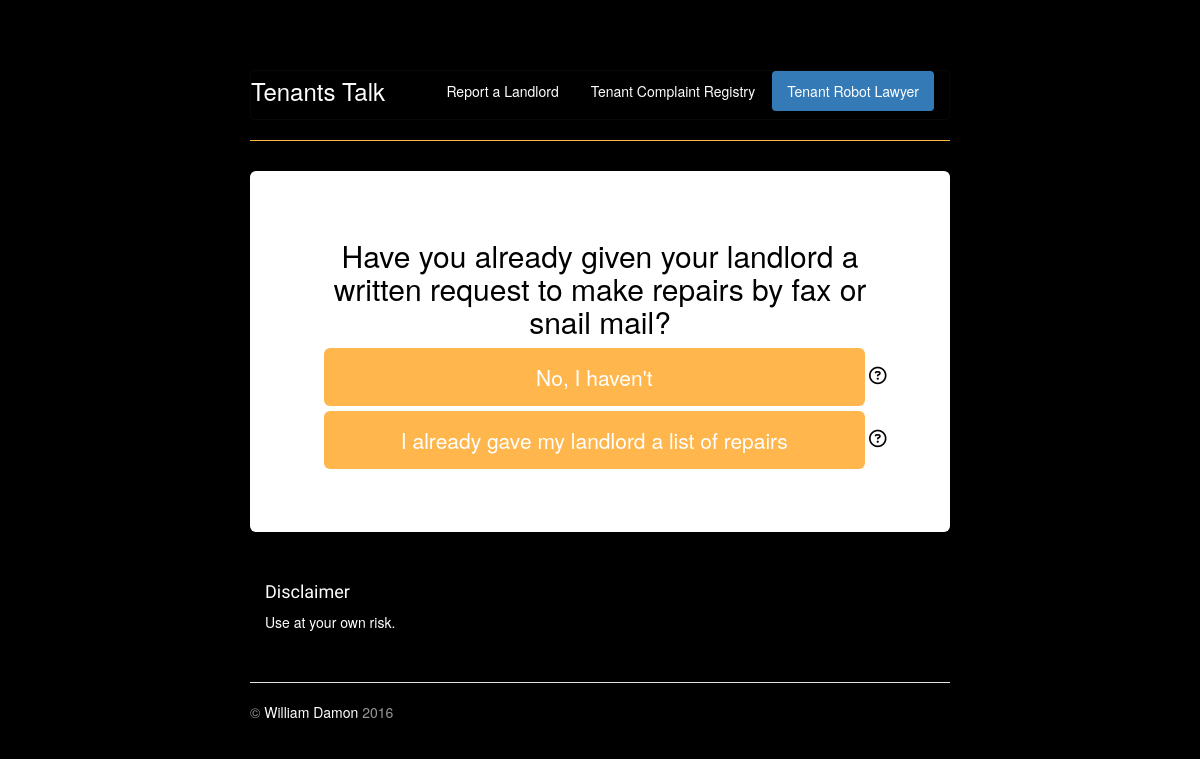
The app's page /contest/11/ with its own data.
### contest/models.py (models this page shows, shortened)
class Question(models.Model):
    question_text = models.CharField(max_length=100)
    name = models.CharField(max_length=100)

class Choice(models.Model):
    choice_text = models.CharField(max_length=100)
    question = models.ForeignKey(Question, on_delete=models.CASCADE, related_name='qs' )
    children = models.ForeignKey(Question, blank=True, null=True, on_delete=models.CASCADE, related_name='chi' )
    name = models.CharField(max_length=100)
    tooltip = models.CharField(max_length=500, blank=True, null=True)
    leaf = models.CharField(max_length=100, blank=True, null=True)

### contest/views.py (the view)
# urls.py: url(r'^(?P<question_id>[0-9]+)/$', views.question, name='question'),
def question(request, question_id):
    question = get_object_or_404(Question, pk=question_id)
    choices = Choice.objects.filter(question=question_id)
    context = {'choices': choices, 'question': question}
    return render(request, 'contest/question.html', context)

### contest/templates/contest/question.html (shortened to what this page needs)
{% extends 'contest/base.html' %}
{% block content %}
        <h2>{{ question.question_text }}</h2>
        <div class="form-check">
            <ul style="list-style: none; padding-left: 0px">
              {% for c in choices %}
              {% if not c.leaf  %}
                  {% if c.tooltip %}
                    <li style="padding-bottom: 5px; width: 580px; padding-left: 10px;">
                      <a class="btn btn-lg" style="background-color: #ffb74d; white-space: normal; width:95%" href="/contest/{{c.children.id}}"role="button"> {{ c.choice_text }}</a>
                    </li>
                  {% else %}
                    <li style="padding-bottom: 5px; width: 600px; padding-right: 30px;">
                       <a class="btn btn-lg" style="background-color: #ffb74d; white-space: normal; width:95%" href="/contest/{{c.children.id}}"role="button"> {{ c.choice_text }}</a>
                    </li>
                  {% endif %}
              {% endif %}
              {% endfor %}
            </ul>
      </div>
    </div>
{% endblock %}

### report/static/jumbotron-narrow.css (style rules this page uses)
a, a:focus, a:hover { color: white; }
body { color: black; padding-top: 70px; padding-bottom: 20px; background-color: #000000; }
.jumbotron .btn { padding: 14px 24px; font-size: 21px; }

### records on screen
Question: question_text "Have you already given your landlord a written request to make repairs by fax or snail mail?"
Choice: choice_text "No, I haven't"
Choice: choice_text "I already gave my landlord a list of repairs"
